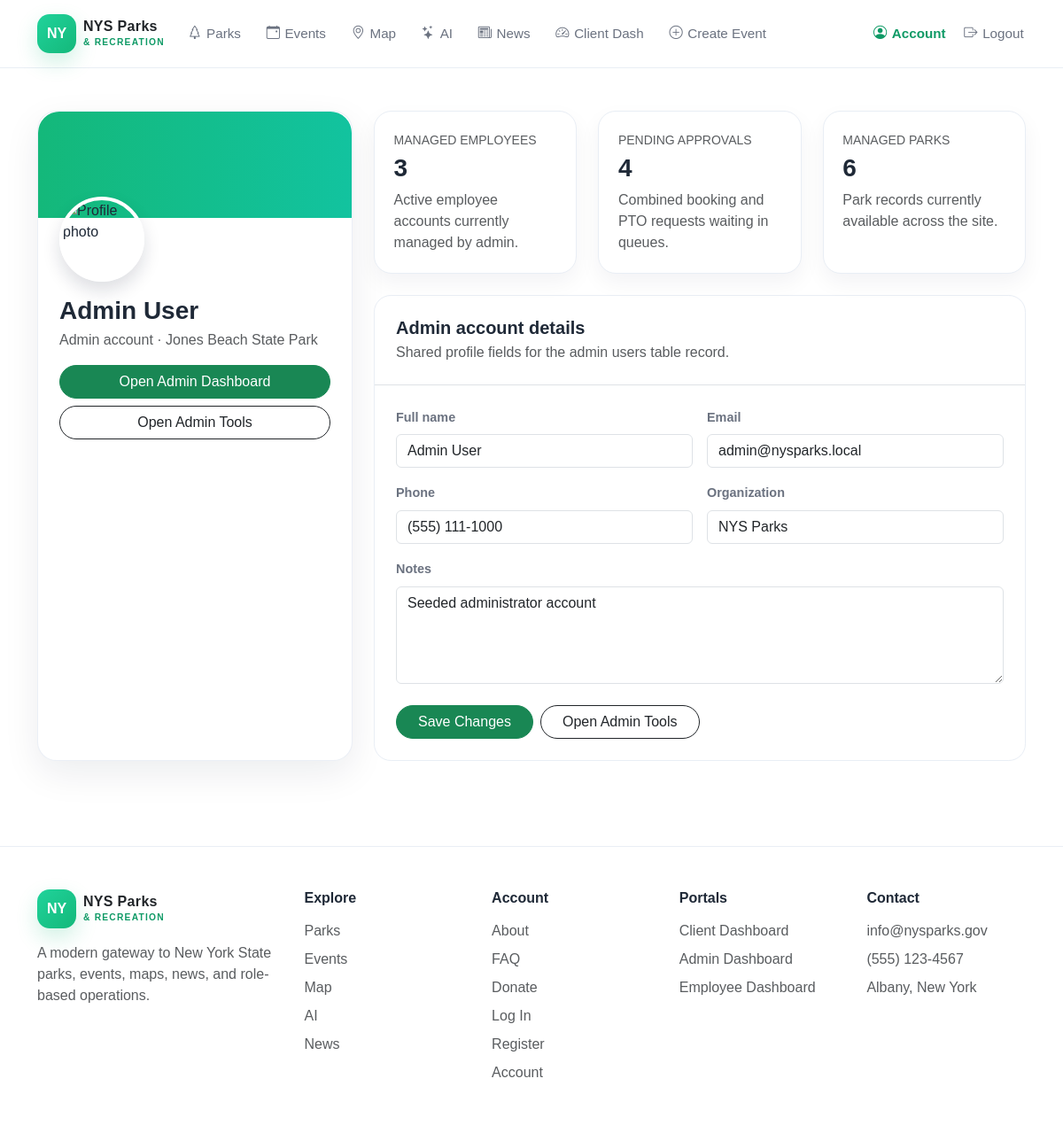
The app's page /account.php (signed in) with its own data.
### tables this page shows
CREATE TABLE users (
    id INT AUTO_INCREMENT PRIMARY KEY,
    first_name VARCHAR(50) NOT NULL,
    last_name VARCHAR(80) NOT NULL,
    email VARCHAR(255) NOT NULL UNIQUE,
    password_hash VARCHAR(255) NOT NULL,
    role ENUM('client','employee','admin') NOT NULL,
    phone VARCHAR(25) NULL,
    birthdate DATE NULL,
    organization VARCHAR(120) NULL,
    notes TEXT NULL,
    park_id INT NULL,
    account_status ENUM('active','locked','disabled') NOT NULL DEFAULT 'active',
    created_at DATETIME NOT NULL DEFAULT CURRENT_TIMESTAMP,
    updated_at DATETIME NOT NULL DEFAULT CURRENT_TIMESTAMP ON UPDATE CURRENT_TIMESTAMP,
    last_login_at DATETIME NULL,
    CONSTRAINT fk_users_park FOREIGN KEY (park_id) REFERENCES parks(id) ON DELETE SET NULL,
    INDEX idx_users_role_status (role, account_status),
    INDEX idx_users_email_status (email, account_status),
    INDEX idx_users_park (park_id)
);

CREATE TABLE parks (
    id INT AUTO_INCREMENT PRIMARY KEY,
    name VARCHAR(150) NOT NULL UNIQUE,
    region VARCHAR(80) NOT NULL,
    park_type VARCHAR(60) NOT NULL,
    address_line VARCHAR(180) NOT NULL,
    city VARCHAR(80) NOT NULL,
    state CHAR(2) NOT NULL DEFAULT 'NY',
    zip_code VARCHAR(10) NOT NULL,
    hours VARCHAR(120) NOT NULL,
    total_fields INT NOT NULL DEFAULT 1,
    max_capacity INT NOT NULL DEFAULT 1,
    amenities TEXT NULL,
    description TEXT NOT NULL,
    image_url VARCHAR(255) NULL,
    image_alt VARCHAR(180) NULL,
    card_summary VARCHAR(255) NULL,
    latitude DECIMAL(9,6) NULL,
    longitude DECIMAL(9,6) NULL,
    is_featured TINYINT(1) NOT NULL DEFAULT 0,
    created_at DATETIME NOT NULL DEFAULT CURRENT_TIMESTAMP,
    updated_at DATETIME NOT NULL DEFAULT CURRENT_TIMESTAMP ON UPDATE CURRENT_TIMESTAMP,
    CONSTRAINT chk_parks_total_fields CHECK (total_fields >= 0),
    CONSTRAINT chk_parks_max_capacity CHECK (max_capacity > 0),
    INDEX idx_parks_region (region),
    INDEX idx_parks_type (park_type),
    INDEX idx_parks_featured (is_featured)
);

### bootstrap.php (called while the page is built, shortened)
<?php
function current_user(PDO $db): ?array {
    $stmt = $db->prepare("SELECT u.*, p.name AS park_name FROM users u LEFT JOIN parks p ON p.id = u.park_id WHERE u.id = ? AND u.account_status='active'");
    $stmt->execute([(int) $_SESSION['user_id']]);
    $user = $stmt->fetch();
    return $user;
}
function e(?string $value): string {
    return htmlspecialchars((string) $value, ENT_QUOTES, 'UTF-8');
}
function full_name(array $user): string {
    return trim(($user['first_name'] ?? '') . ' ' . ($user['last_name'] ?? ''));
}
?>

### account.php (the view, shortened to what this page needs)
<?php
require 'bootstrap.php';
$user = current_user($db);
$dashboardPath = match ($user['role']) {
    'admin' => 'admin-dashboard.php',
    'employee' => 'employee-dashboard.php',
    default => 'client-dashboard.php',
};
$dashboardLabel = match ($user['role']) {
    'admin' => 'Open Admin Dashboard',
    'employee' => 'Open Employee Dashboard',
    default => 'Open Client Dashboard',
};
$actionPath = match ($user['role']) {
    'admin' => 'admin-dashboard.php',
    'employee' => 'employee-pto.php',
    default => 'client-create-event.php',
};
$actionLabel = match ($user['role']) {
    'admin' => 'Open Admin Tools',
    'employee' => 'Create PTO Request',
    default => 'Create Event Request',
};
if ($user['role'] === 'client') {
    $stmt = $db->prepare("SELECT COUNT(*) FROM bookings WHERE client_id=? AND booking_status='pending'");
    $stmt->execute([$user['id']]);
    $stat1 = ['Open requests', (int) $stmt->fetchColumn(), 'Pending approval from the admin booking queue.'];
    $stmt = $db->prepare("SELECT COUNT(*) FROM bookings WHERE client_id=? AND booking_status IN ('approved','confirmed','completed')");
    $stmt->execute([$user['id']]);
    $stat2 = ['Booking history', (int) $stmt->fetchColumn(), 'Approved, confirmed, and completed bookings tied to this account.'];
    $stat3 = ['Saved parks', (int) $db->query("SELECT COUNT(*) FROM parks WHERE is_featured=1")->fetchColumn(), 'Quick access to favorite parks and event venues.'];
    $detailsTitle = 'Client account details';
    $detailsText = 'Editable front-end profile fields for the future users table binding.';
    $roleText = 'Client account';
} else {
    $stat1 = ['Managed employees', (int) $db->query("SELECT COUNT(*) FROM users WHERE role='employee' AND account_status='active'")->fetchColumn(), 'Active employee accounts currently managed by admin.'];
    $stat2 = ['Pending approvals', (int) $db->query("SELECT (SELECT COUNT(*) FROM bookings WHERE booking_status='pending') + (SELECT COUNT(*) FROM pto_requests WHERE pto_status='pending')")->fetchColumn(), 'Combined booking and PTO requests waiting in queues.'];
    $stat3 = ['Managed parks', (int) $db->query("SELECT COUNT(*) FROM parks")->fetchColumn(), 'Park records currently available across the site.'];
    $detailsTitle = 'Admin account details';
    $detailsText = 'Shared profile fields for the admin users table record.';
    $roleText = 'Admin account';
}
?>
<!DOCTYPE html>
<html lang="en">
<head>
  <link href="https://cdn.jsdelivr.net/npm/bootstrap@5.3.3/dist/css/bootstrap.min.css" rel="stylesheet" />
  <link rel="stylesheet" href="https://cdn.jsdelivr.net/npm/bootstrap-icons@1.11.3/font/bootstrap-icons.min.css" />
  <link rel="stylesheet" href="css/styles.css" />
</head>
<body data-page="account">
  <header class="site-header">
    <nav class="container py-3 d-flex flex-column flex-lg-row align-items-lg-center justify-content-between gap-3">
      <section class="d-flex flex-column flex-lg-row align-items-lg-center gap-3 gap-lg-4">
        <a href="index.php" class="brand-link text-decoration-none d-inline-flex align-items-center gap-2">
          <span class="brand-badge">NY</span>
          <span class="brand-mark text-dark">
            NYS Parks<br />
            <small>&amp; RECREATION</small>
          </span>
        </a>
        <ul class="list-unstyled d-flex flex-wrap gap-3 gap-lg-4 m-0 align-items-center">
          <li><a href="parks.php" class="nav-link-custom" data-page-link="parks"><i class="bi bi-tree"></i>Parks</a></li>
          <li><a href="events.php" class="nav-link-custom" data-page-link="events"><i class="bi bi-calendar-event"></i>Events</a></li>
          <li><a href="map.php" class="nav-link-custom" data-page-link="map"><i class="bi bi-geo-alt"></i>Map</a></li>
          <li><a href="ai.php" class="nav-link-custom" data-page-link="ai"><i class="bi bi-stars"></i>AI</a></li>
          <li><a href="news.php" class="nav-link-custom" data-page-link="news"><i class="bi bi-newspaper"></i>News</a></li>
          <li><a href="client-dashboard.php" class="nav-link-custom" data-page-link="client-dashboard"><i class="bi bi-speedometer2"></i>Client Dash</a></li>
          <li><a href="client-create-event.php" class="nav-link-custom" data-page-link="client-create-event"><i class="bi bi-plus-circle"></i>Create Event</a></li>
        </ul>
      </section>
      <ul class="list-unstyled d-flex flex-wrap gap-3 m-0 align-items-center">
        <li><a href="account.php" class="nav-link-custom active" data-page-link="account"><i class="bi bi-person-circle"></i>Account</a></li>
          <li><a href="logout.php" class="nav-link-custom" data-page-link="logout"><i class="bi bi-box-arrow-right"></i>Logout</a></li>
      </ul>
    </nav>
  </header>
  <main class="py-5">
    <section class="container">
      <section class="row g-4">
        <article class="col-xl-4">
          <section class="soft-card overflow-hidden h-100">
            <section class="profile-banner"></section>
            <section class="p-4">
              <img src="https://images.unsplash.com/photo-1494790108377-be9c29b29330?auto=format&fit=crop&w=200&q=80" alt="Profile photo" class="profile-photo-lg" />
              <h1 class="h3 fw-bold mt-3 mb-1"><?= e(full_name($user)) ?></h1>
              <p class="text-muted mb-3"><?= e($roleText) ?><?= $user['park_name'] ? ' · ' . e($user['park_name']) : '' ?></p>
              <section class="d-grid gap-2">
                <a href="<?= e($dashboardPath) ?>" class="btn btn-success rounded-pill"><?= e($dashboardLabel) ?></a>
                <a href="<?= e($actionPath) ?>" class="btn btn-outline-dark rounded-pill"><?= e($actionLabel) ?></a>
              </section>
            </section>
          </section>
        </article>
        <article class="col-xl-8">
          <section class="row g-4 mb-4">
            <article class="col-md-4">
              <section class="stats-card h-100">
                <p class="small text-uppercase text-muted mb-1"><?= e($stat1[0]) ?></p>
                <h2 class="h3 fw-bold mb-2"><?= e((string) $stat1[1]) ?></h2>
                <p class="text-muted mb-0"><?= e($stat1[2]) ?></p>
              </section>
            </article>
            <article class="col-md-4">
              <section class="stats-card h-100">
                <p class="small text-uppercase text-muted mb-1"><?= e($stat2[0]) ?></p>
                <h2 class="h3 fw-bold mb-2"><?= e((string) $stat2[1]) ?></h2>
                <p class="text-muted mb-0"><?= e($stat2[2]) ?></p>
              </section>
            </article>
            <article class="col-md-4">
              <section class="stats-card h-100">
                <p class="small text-uppercase text-muted mb-1"><?= e($stat3[0]) ?></p>
                <h2 class="h3 fw-bold mb-2"><?= e((string) $stat3[1]) ?></h2>
                <p class="text-muted mb-0"><?= e($stat3[2]) ?></p>
              </section>
            </article>
          </section>
          <section class="list-shell">
            <section class="p-4 border-bottom">
              <h2 class="h5 fw-bold mb-1"><?= e($detailsTitle) ?></h2>
              <p class="text-muted mb-0"><?= e($detailsText) ?></p>
            </section>
            <section class="p-4">
              <form method="post">
                <section class="row g-3">
                  <article class="col-md-6">
                    <label class="form-label">Full name</label>
                    <input class="form-control" name="full_name" value="<?= e(full_name($user)) ?>" />
                  </article>
                  <article class="col-md-6">
                    <label class="form-label">Email</label>
                    <input class="form-control" value="<?= e($user['email']) ?>" readonly />
                  </article>
                  <article class="col-md-6">
                    <label class="form-label">Phone</label>
                    <input class="form-control" name="phone" value="<?= e((string) $user['phone']) ?>" />
                  </article>
                  <article class="col-md-6">
                    <label class="form-label">Organization</label>
                    <input class="form-control" name="organization" value="<?= e((string) $user['organization']) ?>" />
                  </article>
                  <article class="col-12">
                    <label class="form-label">Notes</label>
                    <textarea rows="4" class="form-control" name="notes"><?= e((string) $user['notes']) ?></textarea>
                  </article>
                </section>
                <section class="d-flex flex-wrap gap-2 mt-4">
                  <button type="submit" class="btn btn-success rounded-pill px-4">Save Changes</button>
                  <a href="<?= e($actionPath) ?>" class="btn btn-outline-dark rounded-pill px-4"><?= e($actionLabel) ?></a>
                </section>
              </form>
            </section>
          </section>
        </article>
      </section>
    </section>
  </main>
  <footer class="footer-shell py-5 mt-5">
    <section class="container">
      <section class="footer-five">
        <article class="footer-block footer-brand">
          <a href="index.php" class="brand-link text-decoration-none d-inline-flex align-items-center gap-2 mb-3">
            <span class="brand-badge">NY</span>
            <span class="brand-mark text-dark">
              NYS Parks<br />
              <small>&amp; RECREATION</small>
            </span>
          </a>
          <p class="text-muted mb-0">
            A modern gateway to New York State parks, events, maps, news, and role-based operations.
          </p>
        </article>
        <article class="footer-block">
          <h2 class="h6 fw-bold mb-3">Explore</h2>
          <ul class="list-unstyled m-0">
            <li class="mb-2"><a href="parks.php" class="text-muted text-decoration-none">Parks</a></li>
            <li class="mb-2"><a href="events.php" class="text-muted text-decoration-none">Events</a></li>
            <li class="mb-2"><a href="map.php" class="text-muted text-decoration-none">Map</a></li>
            <li class="mb-2"><a href="ai.php" class="text-muted text-decoration-none">AI</a></li>
            <li class="mb-2"><a href="news.php" class="text-muted text-decoration-none">News</a></li>
          </ul>
        </article>
        <article class="footer-block">
          <h2 class="h6 fw-bold mb-3">Account</h2>
          <ul class="list-unstyled m-0">
            <li class="mb-2"><a href="about.php" class="text-muted text-decoration-none">About</a></li>
            <li class="mb-2"><a href="faq.php" class="text-muted text-decoration-none">FAQ</a></li>
            <li class="mb-2"><a href="donate.php" class="text-muted text-decoration-none">Donate</a></li>
            <li class="mb-2"><a href="login.php" class="text-muted text-decoration-none">Log In</a></li>
            <li class="mb-2"><a href="register.php" class="text-muted text-decoration-none">Register</a></li>
            <li class="mb-2"><a href="account.php" class="text-muted text-decoration-none">Account</a></li>
          </ul>
        </article>
        <article class="footer-block">
          <h2 class="h6 fw-bold mb-3">Portals</h2>
          <ul class="list-unstyled m-0">
            <li class="mb-2"><a href="client-dashboard.php" class="text-muted text-decoration-none">Client Dashboard</a></li>
            <li class="mb-2"><a href="admin-dashboard.php" class="text-muted text-decoration-none">Admin Dashboard</a></li>
            <li class="mb-2"><a href="employee-dashboard.php" class="text-muted text-decoration-none">Employee Dashboard</a></li>
          </ul>
        </article>
        <article class="footer-block">
          <h2 class="h6 fw-bold mb-3">Contact</h2>
          <p class="text-muted mb-2">info@nysparks.gov</p>
          <p class="text-muted mb-2">(555) 123-4567</p>
          <p class="text-muted mb-0">Albany, New York</p>
        </article>
      </section>
    </section>
  </footer>
</body>
</html>

### records on screen
users: full_name($user) "Admin User", role "Admin account", park.name "Jones Beach State Park", role "Open Admin Dashboard", role "Open Admin Tools", role "Admin account details", role "Shared profile fields for the admin users table record.", full_name "Admin User", email "admin@nysparks.local", phone "(555) 111-1000", organization "NYS Parks", notes "Seeded administrator account"

### other values on screen
$stat1[0] "MANAGED EMPLOYEES"
$stat1[1] "3"
$stat1[2] "Active employee accounts currently managed by admin."
$stat2[0] "PENDING APPROVALS"
$stat2[1] "4"
$stat2[2] "Combined booking and PTO requests waiting in queues."
$stat3[0] "MANAGED PARKS"
$stat3[1] "6"
$stat3[2] "Park records currently available across the site."
